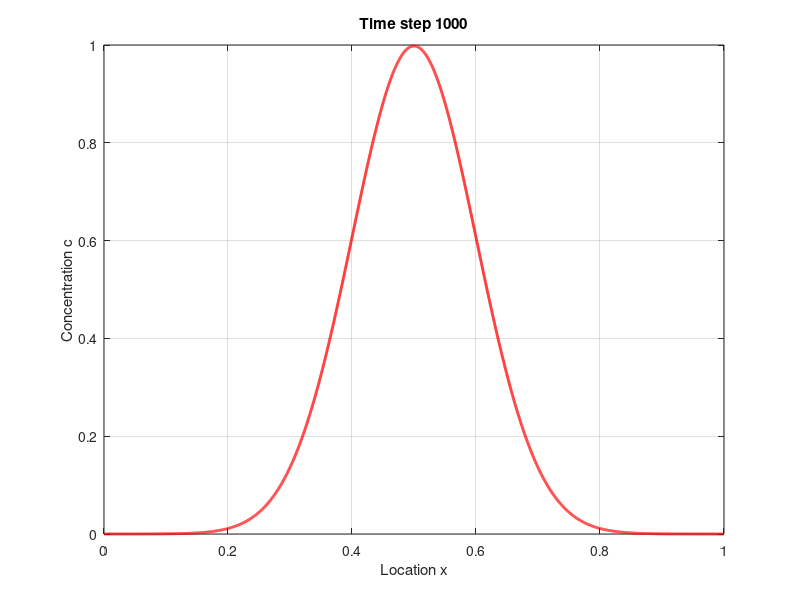
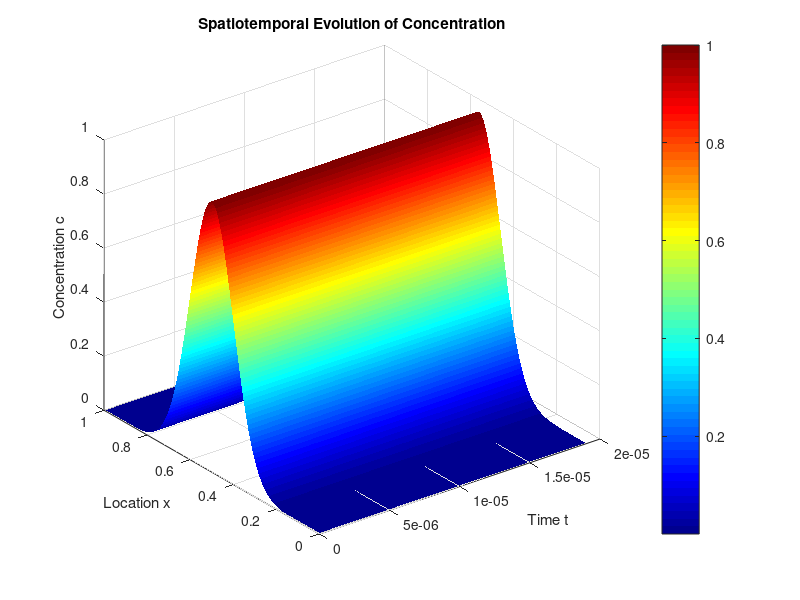

Recreate these plots in MATLAB, in order.
clear all; 
clc;

% 1. Define Physical and Numerical Parameters
l = 1.0;          
D = 1.0;          
N = 5000;           
dx = l / N;       

% Choose dt to satisfy the explicit stability criterion: dt <= dx^2 / (2*D)
dt = (dx^2) / (2.1 * D); 
M = 1000;         
T = M * dt;       

% 2. Initialize Arrays (Task 4.1 I a-c)
x = linspace(0, l, N+1); 
t = linspace(0, T, M+1); 
c = zeros(N+1, M+1);     

% 3. Apply Initial Condition at t=0, first column of c. select all rows
% within the first column
c(:, 1) =  exp(-50 * (x/l - 0.5).^2); 

% 4. Apply Boundary Conditions at t=0
% c(1, 1) = c(2,1);    % Derichlet prescribe conc      
%c(N+1, 1) = c(N, 1); % Neumann zero heat flux  

% 5. Explicit Time Integration Loop 
for i = 1:M
    % Apply Dirichlet boundary condition at the new time step. first
    % first row of c 
    %c(1, i+1) = c(2,i+1);
    % Compute interior spatial nodes
    for n = 2:N
        c(n, i+1) = c(n, i) + (D * dt / dx^2) * (c(n+1, i) - 2*c(n, i) + c(n-1, i));
    end
    
    % Apply Neumann boundary condition at the new time step
    c(N+1, i+1) = c(N, i+1); 
    c(1, i+1) = c(2,i+1);

end

% 6. Visualization
figure;
plotFreq = 50; 
pauseTime = 0.05;

for i = 1:plotFreq:M+1
    plot(x, c(:, i), 'r', 'LineWidth', 2);
    axis([0 1 0 1]);
    xlabel('Location x');
    ylabel('Concentration c');
    title(sprintf('Time step %d', i-1));
    grid on;
    pause(pauseTime);
end
% 7. Surface Plot of Concentration over Space and Time (Task 4.1 II b)
figure; 
[T_grid, X_grid] = meshgrid(t, x); 
surf(T_grid, X_grid, c, 'EdgeColor', 'none'); 

colormap jet; 
colorbar; 

xlabel('Time t');
ylabel('Location x');
zlabel('Concentration c');
title('Spatiotemporal Evolution of Concentration');
view(-37.5, 30); 
grid on;
